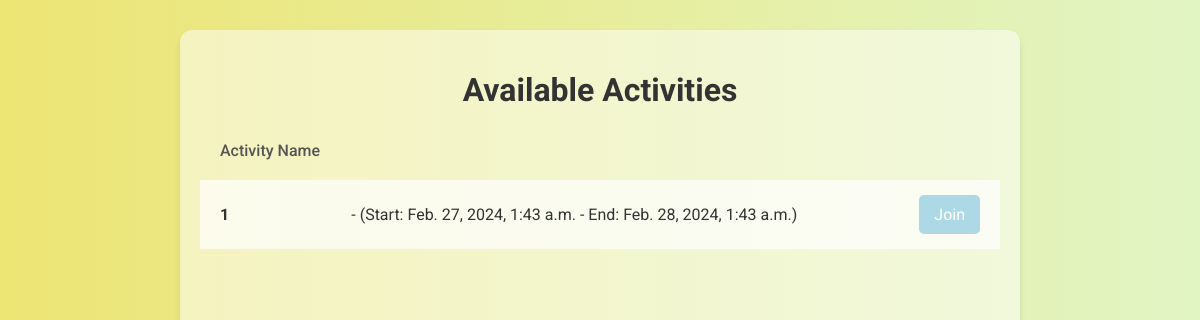
The page /activityboard/ (signed in) on the database as committed earlier.
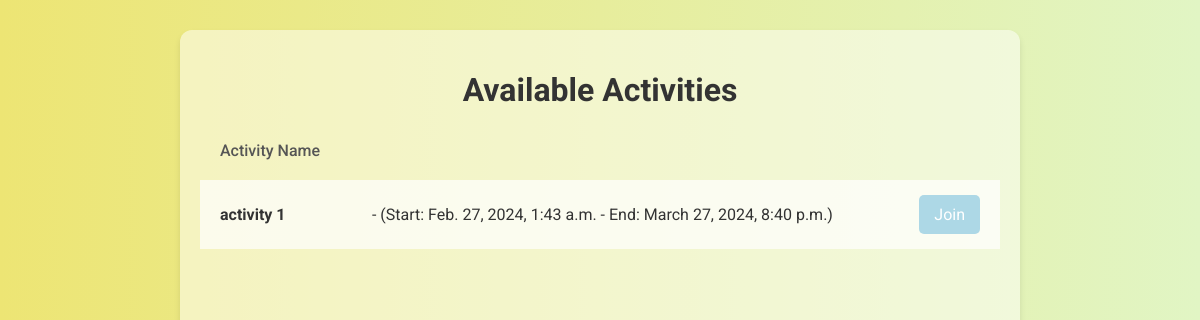
The same page on the database as committed later.
### aM/models.py (models this page shows)
class Activity(models.Model):
    title = models.CharField(max_length=120)
    content = models.TextField()
    publish_date = models.DateTimeField(auto_now_add=True)
    start_date = models.DateTimeField()
    end_date = models.DateTimeField()
    location = models.CharField(max_length=255)
    max_participants = models.PositiveIntegerField()
    fee = models.DecimalField(max_digits=10, decimal_places=2)
    status = models.CharField(max_length=20, choices=[('draft', 'Draft 草稿'), ('published', 'Published 发布'),
                                                      ('ended', 'Ended 结束')], default='draft')
    organizer = models.CharField(max_length=120)
    category = models.CharField(max_length=50)
    tags = models.CharField(max_length=255, blank=True, null=True)
    series_id = models.CharField(max_length=100, unique=True)

### activityboard/views.py (the view)
# urls.py: path('', views.activity_join, name='activity_join'),
@login_requiredforuser
def activity_join(request):
    activities = Activity.objects.all()  # Get all activities
    return render(request, 'activity_join.html', {'activities': activities})

### decorate.py (called while the page is built)
def login_requiredforuser(f):
    @wraps(f)  # 使用wraps装饰内部函数
    def wrap(request, *args, **kwargs):
        if not request.session.get('is_logged_in'):
            return HttpResponseRedirect('/login/')
        return f(request, *args, **kwargs)
    return wrap

### activityboard/templates/activity_join.html (shortened to what this page needs)
<!DOCTYPE html>
<html lang="en">
<head>
</head>
<body>
    <div class="activities-container">
        <h1>Available Activities</h1>
        <div class="activity-label">Activity Name</div>
        <ul>
            {% for activity in activities %}
                <li>
                    <span class="activity-name">{{ activity.title }}</span> - {{ activity.description }}
                    (Start: {{ activity.start_date }} - End: {{ activity.end_date }})
                    <a href="{% url 'scan_qr' series_id=activity.series_id %}" class="btn">Join</a>
                </li>
            {% empty %}
                <li>No activities available.</li>
            {% endfor %}
        </ul>
    </div>
</body>
</html>

Rows that differ between the two databases and show on the page:
changed Activity: title "1" → "activity 1"; end_date "Feb. 28, 2024, 1:43 a.m." → "March 27, 2024, 8:40 p.m."
